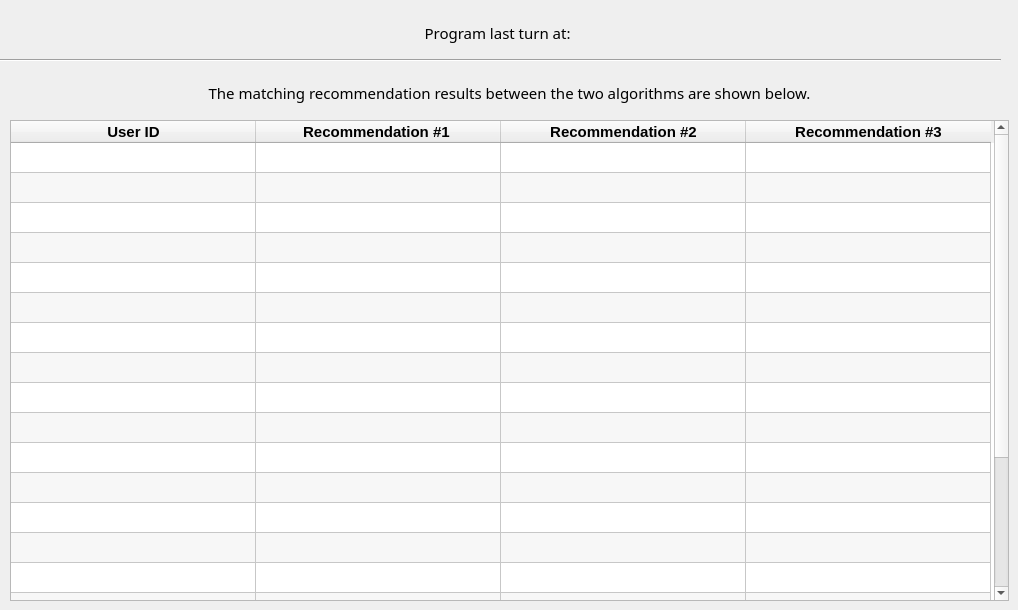
           <widget class="QWidget" name="tab">
            <attribute name="title">
             <string>Results</string>
            </attribute>
            <widget class="QLabel" name="label_7">
             <property name="geometry">
              <rect>
               <x>0</x>
               <y>20</y>
               <width>999</width>
               <height>25</height>
              </rect>
             </property>
             <property name="font">
              <font>
               <family>Dubai</family>
               <pointsize>11</pointsize>
               <kerning>true</kerning>
              </font>
             </property>
             <property name="text">
              <string>Program last turn at: </string>
             </property>
             <property name="alignment">
              <set>Qt::AlignCenter</set>
             </property>
            </widget>
            <widget class="QTableWidget" name="tableWidget_3">
             <property name="geometry">
              <rect>
               <x>10</x>
               <y>120</y>
               <width>999</width>
               <height>481</height>
              </rect>
             </property>
             <property name="frameShape">
              <enum>QFrame::StyledPanel</enum>
             </property>
             <property name="frameShadow">
              <enum>QFrame::Sunken</enum>
             </property>
             <property name="lineWidth">
              <number>1</number>
             </property>
             <property name="midLineWidth">
              <number>0</number>
             </property>
             <property name="alternatingRowColors">
              <bool>true</bool>
             </property>
             <property name="sortingEnabled">
              <bool>true</bool>
             </property>
             <attribute name="horizontalHeaderCascadingSectionResizes">
              <bool>false</bool>
             </attribute>
             <attribute name="horizontalHeaderMinimumSectionSize">
              <number>59</number>
             </attribute>
             <attribute name="horizontalHeaderDefaultSectionSize">
              <number>245</number>
             </attribute>
             <attribute name="horizontalHeaderHighlightSections">
              <bool>true</bool>
             </attribute>
             <attribute name="horizontalHeaderStretchLastSection">
              <bool>false</bool>
             </attribute>
             <attribute name="verticalHeaderVisible">
              <bool>false</bool>
             </attribute>
             <attribute name="verticalHeaderCascadingSectionResizes">
              <bool>false</bool>
             </attribute>
             <attribute name="verticalHeaderShowSortIndicator" stdset="0">
              <bool>true</bool>
             </attribute>
             <attribute name="verticalHeaderStretchLastSection">
              <bool>false</bool>
             </attribute>
             <row>
              <property name="text">
               <string>New Row</string>
              </property>
             </row>
             <row>
              <property name="text">
               <string>New Row</string>
              </property>
             </row>
             <row>
              <property name="text">
               <string>New Row</string>
              </property>
             </row>
             <row>
              <property name="text">
               <string>New Row</string>
              </property>
             </row>
             <row>
              <property name="text">
               <string>New Row</string>
              </property>
             </row>
             <row>
              <property name="text">
               <string>New Row</string>
              </property>
             </row>
             <row>
              <property name="text">
               <string>New Row</string>
              </property>
             </row>
             <row>
              <property name="text">
               <string>New Row</string>
              </property>
             </row>
             <row>
              <property name="text">
               <string>New Row</string>
              </property>
             </row>
             <row>
              <property name="text">
               <string>New Row</string>
              </property>
             </row>
             <row>
              <property name="text">
               <string>New Row</string>
              </property>
             </row>
             <row>
              <property name="text">
               <string>New Row</string>
              </property>
             </row>
             <row>
              <property name="text">
               <string>New Row</string>
              </property>
             </row>
             <row>
              <property name="text">
               <string>New Row</string>
              </property>
             </row>
             <row>
              <property name="text">
               <string>New Row</string>
              </property>
             </row>
             <row>
              <property name="text">
               <string>New Row</string>
              </property>
             </row>
             <row>
              <property name="text">
               <string>New Row</string>
              </property>
             </row>
             <row>
              <property name="text">
               <string>New Row</string>
              </property>
             </row>
             <row>
              <property name="text">
               <string>New Row</string>
              </property>
             </row>
             <row>
              <property name="text">
               <string>New Row</string>
              </property>
             </row>
             <row>
              <property name="text">
               <string>New Row</string>
              </property>
             </row>
             <column>
              <property name="text">
               <string>User ID</string>
              </property>
              <property name="font">
               <font>
                <pointsize>11</pointsize>
                <weight>75</weight>
                <bold>true</bold>
               </font>
              </property>
              <property name="textAlignment">
               <set>AlignCenter</set>
              </property>
             </column>
             <column>
              <property name="text">
               <string>Recommendation #1 </string>
              </property>
              <property name="font">
               <font>
                <pointsize>11</pointsize>
                <weight>75</weight>
                <bold>true</bold>
               </font>
              </property>
              <property name="textAlignment">
               <set>AlignCenter</set>
              </property>
             </column>
             <column>
              <property name="text">
               <string>Recommendation #2</string>
              </property>
              <property name="font">
               <font>
                <pointsize>11</pointsize>
                <weight>75</weight>
                <bold>true</bold>
               </font>
              </property>
              <property name="textAlignment">
               <set>AlignCenter</set>
              </property>
             </column>
             <column>
              <property name="text">
               <string>Recommendation #3</string>
              </property>
              <property name="font">
               <font>
                <pointsize>11</pointsize>
                <weight>75</weight>
                <bold>true</bold>
               </font>
              </property>
              <property name="textAlignment">
               <set>AlignCenter</set>
              </property>
             </column>
            </widget>
            <widget class="QLabel" name="label_11">
             <property name="geometry">
              <rect>
               <x>10</x>
               <y>80</y>
               <width>999</width>
               <height>25</height>
              </rect>
             </property>
             <property name="font">
              <font>
               <family>Dubai</family>
               <pointsize>11</pointsize>
              </font>
             </property>
             <property name="text">
              <string>The matching recommendation results between the two algorithms are shown below.</string>
             </property>
             <property name="alignment">
              <set>Qt::AlignCenter</set>
             </property>
            </widget>
            <widget class="Line" name="line">
             <property name="geometry">
              <rect>
               <x>0</x>
               <y>50</y>
               <width>1001</width>
               <height>20</height>
              </rect>
             </property>
             <property name="orientation">
              <enum>Qt::Horizontal</enum>
             </property>
            </widget>
           </widget>
